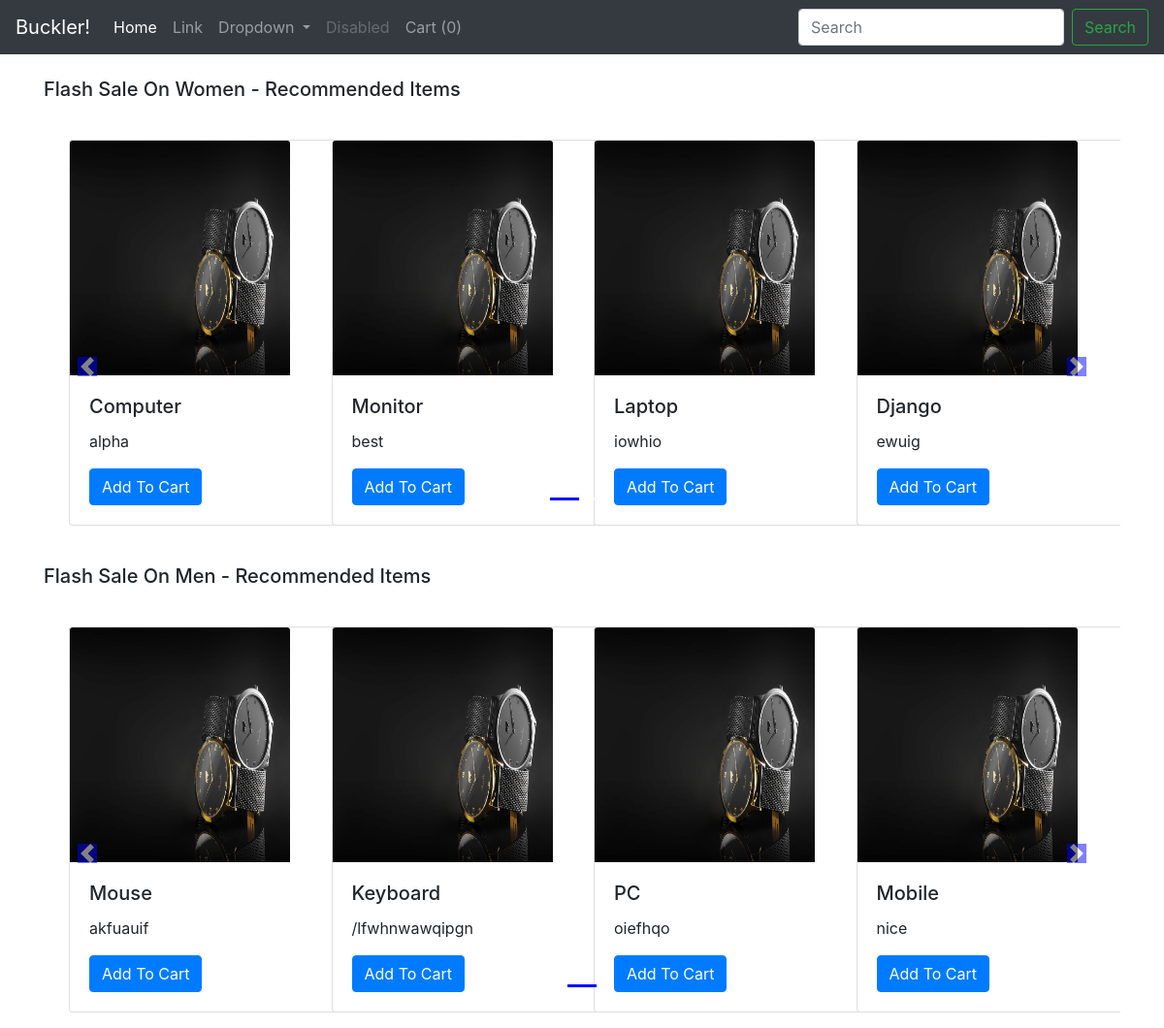
The page / on the database its author committed.
### ecom/models.py (models this page shows, shortened)
class product(models.Model):
    categoryChoice = (
        ('Women', 'Women'),
        ('Men', 'Men'),
        ('Kids', 'Kids'),
        ('Others', 'Others'),
        ('Special Deals', 'Special Deals'),
    )
    subCategoryChoice = (
        ('Casuals', 'Casuals'),
        ('Formals', 'Formals'),
        ('Sports', 'Sports'),
        ('Ethnic Wears', 'Ethnic Wears'),
        ('Winter Wears', 'Winter Wears'),
    )
    name = models.CharField(max_length=100)
    desc = models.TextField()
    date = models.DateField(auto_now_add=True)
    price = models.IntegerField()
    hashCode = models.CharField(max_length=60)
    category = models.CharField(max_length=60, choices=categoryChoice, null=True, blank=True)
    subcategory = models.CharField(max_length=60, choices=subCategoryChoice, null=True, blank=True)
    image = models.ImageField(upload_to='shop')
    shipped = models.BooleanField(default=False)
    delivered = models.BooleanField(default=False)
    trackingID = models.IntegerField(null=True, blank=True)

### ecom/views.py (the view)
# urls.py: path("", views.index, name="home"),
def index(request):
    allProds = []
    catprods = product.objects.values('category', 'id')
    cats = {item['category'] for item in catprods}
    for cat in cats:
        prod = product.objects.filter(category=cat)
        n = len(prod)
        nSlides = n // 4 + ceil((n / 4) - (n // 4))
        allProds.append([prod, range(1, nSlides), nSlides])
    params={'allProds':allProds }
    return render(request, "ecom/index.html", params)

### ecom/templates/ecom/index.html (shortened to what this page needs)
{% extends 'ecom/base.html' %}
{% block body %}
{% load static %}
<div class="container">
    {% for product, range, nSlides in allProds %}
    <h5 class="my-4">Flash Sale On {{product.0.category}} - Recommended Items</h5>
    <div class="row">
        <div id="demo{{forloop.counter}}" class="col carousel slide my-3" data-ride="carousel">
            <ul class="carousel-indicators">
                <li data-target="#demo{{forloop.counter}}" data-slide-to="0" class="active"></li>
                {% for i in range %}
                <li data-target="#demo{{forloop.parentloop.counter}}" data-slide-to="{{i}}"></li>
                {% endfor %}
            </ul>
            <div class="container carousel-inner no-padding">
                <div class="carousel-item active">
                    {% for i in product %}
                    <div class="col-xs-3 col-sm-3 col-md-3">
                        <div class="card" style="width: 18rem;">
                            <img src='/media/{{i.image}}' class="card-img-top" alt="...">
                            <div class="card-body">
                                <h5 class="card-title">{{i.name}}</h5>
                                <p class="card-text">{{i.desc}}</p>
                                <button id="pr{{i.id}}" class="btn btn-primary cart">Add To Cart</button>
                            </div>
                        </div>
                    </div>
                    {% if forloop.counter|divisibleby:4 and forloop.counter > 0 and not forloop.last %}
                </div>
                <div class="carousel-item">
                    {% endif %}
                    {% endfor %}
                </div>
            </div>
        </div>
        <a class="carousel-control-prev" href="#demo{{forloop.counter}}" data-slide="prev">
            <span class="carousel-control-prev-icon"></span>
        </a>
        <a class="carousel-control-next" href="#demo{{forloop.counter}}" data-slide="next">
            <span class="carousel-control-next-icon"></span>
        </a>
    </div>
    {% endfor %}
</div>
{% endblock %}

### ecom/templates/ecom/base.html (shortened to what this page needs)
{% load static %}
<!doctype html>
<html lang="en">
<head>
    <link rel="stylesheet" href="https://cdn.jsdelivr.net/npm/bootstrap@4.5.3/dist/css/bootstrap.min.css"
>
</head>
<body>
    {% include 'ecom/navbar.html' %}
    {% block body %}
    {% endblock %}
</body>
</html>

### ecom/templates/ecom/navbar.html (shortened to what this page needs)
<nav class="navbar navbar-expand-lg navbar-dark bg-dark">
    <a class="navbar-brand" href="#">Buckler!</a>
    <div class="collapse navbar-collapse" id="navbarSupportedContent">
      <ul class="navbar-nav mr-auto">
        <li class="nav-item active">
          <a class="nav-link" href="#">Home <span class="sr-only">(current)</span></a>
        </li>
        <li class="nav-item">
          <a class="nav-link" href="#">Link</a>
        </li>
        <li class="nav-item dropdown">
          <a class="nav-link dropdown-toggle" href="#" id="navbarDropdown" role="button" data-toggle="dropdown" aria-haspopup="true" aria-expanded="false">
            Dropdown
          </a>
        </li>
        <li class="nav-item">
          <a class="nav-link disabled" href="#" tabindex="-1" aria-disabled="true">Disabled</a>
        </li>
        <li class="nav-item">
          <a class="nav-link" href="#">Cart (<span id="cart">0</span>)</a>
        </li>
      </ul>
      <form class="form-inline my-2 my-lg-0">
        <input class="form-control mr-sm-2" type="search" placeholder="Search" aria-label="Search">
        <button class="btn btn-outline-success my-2 my-sm-0" type="submit">Search</button>
      </form>
    </div>
  </nav>

### rows shown on the page
product: category "Women", image (placeholder picture), name "Computer", desc "alpha"
product: image (placeholder picture), name "Monitor", desc "best"
product: image (placeholder picture), name "Laptop", desc "iowhio"
product: image (placeholder picture), name "Django", desc "ewuig"
product: category "Men", image (placeholder picture), name "Mouse", desc "akfuauif"
product: image (placeholder picture), name "Keyboard", desc "/lfwhnwawqipgn"
product: image (placeholder picture), name "PC", desc "oiefhqo"
product: image (placeholder picture), name "Mobile", desc "nice"
